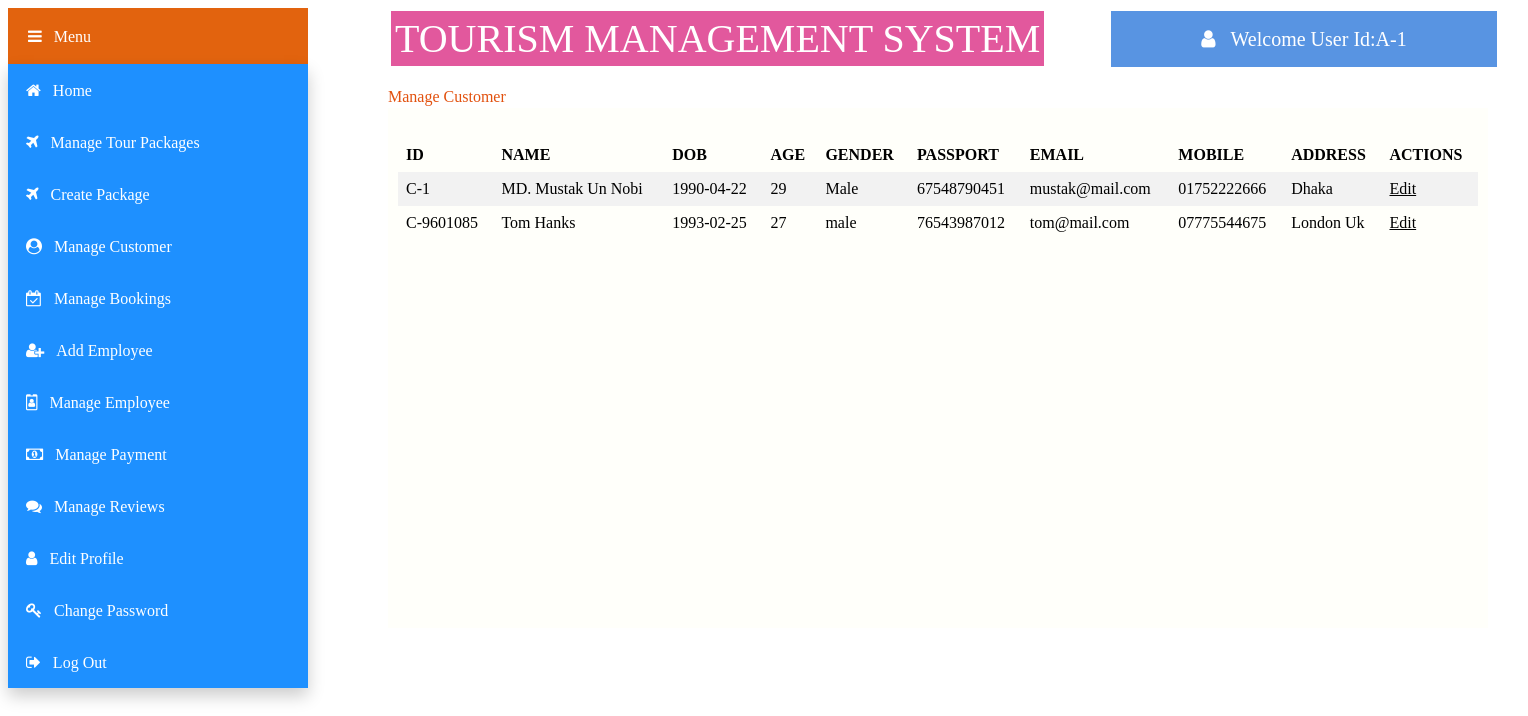
Screenshot of /views/Admin/Manageuser.php (signed in) with the database file from the repository.
### tables this page shows
CREATE TABLE `customer` (
  `c_id` varchar(50) NOT NULL,
  `name` varchar(50) NOT NULL,
  `dob` date NOT NULL,
  `age` varchar(50) NOT NULL,
  `mobile` varchar(50) NOT NULL,
  `address` varchar(50) NOT NULL,
  `passport_id` varchar(50) NOT NULL,
  `status` varchar(50) NOT NULL,
  `gender` varchar(50) NOT NULL,
  `email` varchar(50) NOT NULL,
  `image` varchar(100) NOT NULL
);

### models/database.php (called while the page is built, shortened)
<?php
	 $serverName="localhost";
	 $userName="root";
	 $password="";
	 $dbName="tms";
	function get($query)
	{
        $data=array();
		global $serverName,$userName,$password,$dbName;
		$conn = mysqli_connect( $serverName, $userName, $password, $dbName);
        $result=mysqli_query($conn,$query);
        if(mysqli_num_rows($result) > 0)
        {
            while($row = mysqli_fetch_assoc($result))
            {
                $entity=array();
                foreach($row as $k=>$v)
                {
                    $entity[$k] = $row[$k];
                }
                $data[] = $entity;
            }
        }
		return $data;
	}
?>

### controllers/customerController.php (called while the page is built, shortened)
<?php
    require_once '../../models/database.php';
    function getAllCustomer()
	{
		$query ="SELECT * FROM customer WHERE status='active'";
		$cms = get($query);
		return $cms;
    }
?>

### views/Admin/Manageuser.php (the view, shortened to what this page needs)
<?php
include '../../controllers/customerController.php';
$cms=getAllCustomer();
?>
<html>
    <head>
        <link rel="stylesheet" href="https://cdnjs.cloudflare.com/ajax/libs/font-awesome/4.7.0/css/font-awesome.min.css">
        <link rel="stylesheet" type="text/css" href="css/manageUser.css">
    </head>
    <body>
        <div class="title" >TOURISM MANAGEMENT SYSTEM
        </div>
        <div class="dropdown">
            <button class="dropbtn"><i class="fa fa-bars">&nbsp;&nbsp;&nbsp;Menu</i></button>
                <div class="dropdown-content">
                    <button class="btn" onClick="location.href='home.php'" value='home'><i class="fa fa-home">&nbsp;&nbsp;&nbsp;Home</i></button><br>
                    <button class="btn" onClick="location.href='manage_package.php'" value='manage_package'><i class="fa fa-plane">&nbsp;&nbsp;&nbsp;Manage Tour Packages</i></button><br>
                    <button class="btn" onClick="location.href='createpackage.php'" value='createpackage'><i class="fa fa-plane">&nbsp;&nbsp;&nbsp;Create Package</i></button><br>
                    <button class="btn" onClick="location.href='manageuser.php'" value='manageuser'><i class="fa fa-user-circle">&nbsp;&nbsp;&nbsp;Manage Customer</i></button><br>
                    <button class="btn" onClick="location.href='managebooking.php'" value='managebooking'><i class="fa fa-calendar-check-o">&nbsp;&nbsp;&nbsp;Manage Bookings</i></button><br>
                    <button class="btn" onClick="location.href='addemployee.php'" value='addemployee'><i class="fa fa-user-plus" >&nbsp;&nbsp;&nbsp;Add Employee</i></button><br>
                    <button class="btn" onClick="location.href='manageemployee.php'" value='managemployee'><i class="fa fa-id-badge">&nbsp;&nbsp;&nbsp;Manage Employee</i></button><br>
                    <button class="btn" onClick="location.href='managepayment.php'" value='managepayment'><i class="fa fa-money">&nbsp;&nbsp;&nbsp;Manage Payment</i></button><br>
                    <button class="btn" onClick="location.href='managereview.php'" value='managereview'><i class="fa fa-comments">&nbsp;&nbsp;&nbsp;Manage Reviews</i></button><br>
                    <button class="btn" onClick="location.href='editprofile.php'" value='editprofile'><i class="fa fa-user">&nbsp;&nbsp;&nbsp;Edit Profile</i></button><br>
                    <button class="btn" onClick="location.href='changepassword.php'" value='changepassword'><i class="fa fa-key">&nbsp;&nbsp;&nbsp;Change Password</i></button><br>
                    <button class="btn" onClick=" location.href='../logout.php'"><i class="fa fa-sign-out">&nbsp;&nbsp;&nbsp;Log Out</i></button><br>
                </div>
        </div>
        <div class="welcome" ><i class="fa fa-user">&nbsp;&nbsp;&nbsp;<?php echo "Welcome User Id:".$_SESSION["loggedinuser"];?></i>
        </div>
        <div class="text" >Manage Customer</i>
        </div>
        <div class="panel">
        <div id="table-wrapper">
        <div id="table-scroll">
            <table>
  <tr>
  <th>ID</th>
  <th>NAME</th>
  <th>DOB</th>
  <th>AGE</th>
  <th>GENDER</th>
  <th>PASSPORT</th>
  <th>EMAIL</th>
  <th>MOBILE</th>
  <th>ADDRESS</th>
  <th>ACTIONS</th>
  </tr>
  <?php
				        foreach($cms as $cm)
				        {
                            echo "<tr>";
                                echo "<td>".$cm["c_id"]."</td>";
                                echo "<td>".$cm["name"]."</td>";
                                echo "<td>".$cm["dob"]."</td>";
                                echo "<td>".$cm["age"]."</td>";
                                echo "<td>".$cm["gender"]."</td>";
                                echo "<td>".$cm["passport_id"]."</td>";
                                echo "<td>".$cm["email"]."</td>";
                                echo "<td>".$cm["mobile"]."</td>";
                                echo "<td>".$cm["address"]."</td>";
                                echo '<td><a href="updateuser.php?id='.$cm["c_id"].'" class="btn1 btn1-success">Edit</a></td>';
                            echo "</tr>";
				        }
                    ?>
        </table>
    </div>
    </div>
    </div>
    </body>
</html>

### views/Admin/css/manageUser.css (style rules this page uses)
.title { background-color: rgb(226, 88, 157); color: white; padding: 4px; min-width:400px; font-size: 40px; text-align: center; border: solid; margin-left:380px; position: absolute; }
.dropbtn { background-color: rgb(226, 99, 14); color: white; padding: 20px; min-width:300px; font-size: 16px; width:30%; text-align:left; border: none; cursor: pointer; }
.dropdown { position: absolute; display: inline-block; }
.dropdown-content { display: block; position: absolute; background-color: #2c2828; min-width: 300px; box-shadow: 0px 8px 16px 0px rgba(0,0,0,0.2); z-index: 1; }
.btn { background-color: DodgerBlue; border: none; color: white; padding: 18px; min-width:300px; font-size: 16px; text-align:left; cursor: pointer; }
.welcome { background-color: rgb(88, 148, 226); color: white; padding: 18px; min-width:350px; font-size: 20px; text-align: center; border: solid; margin-left:1100px; position: absolute; }
table { border-collapse: collapse; width: 100%; }
th, td { text-align: left; padding: 8px; }
tr:nth-child(even) { background-color: #f2f2f2; }
.text { color: rgb(226, 81, 14); margin-top: 80px; font-size: 16px; margin-left:380px; position: absolute; }
#table-wrapper { position:relative; }
#table-scroll { height:100%; overflow:auto; margin-top:20px; }
#table-wrapper table { width:100%; }
#table-wrapper table * { color:black; }
.panel { display: inline-block; background:rgb(255, 255, 250); min-height: 500px; min-width: 1080px; height: 100px; padding: 10px; border: navajowhite; margin-right: 30px; margin-left: 380px; margin-top:100px ; margin-bottom: 300px; }
body { height: 400px; }

### rows the page displays
customer: c_id "C-1", name "MD. Mustak Un Nobi", dob "1990-04-22", age "29", gender "Male", passport "67548790451", email "mustak@mail.com", mobile "01752222666", address "Dhaka"
customer: c_id "C-9601085", name "Tom Hanks", dob "1993-02-25", age "27", gender "male", passport "76543987012", email "tom@mail.com", mobile "07775544675", address "London Uk"

### other values shown
$_SESSION["loggedinuser"] "A-1"
